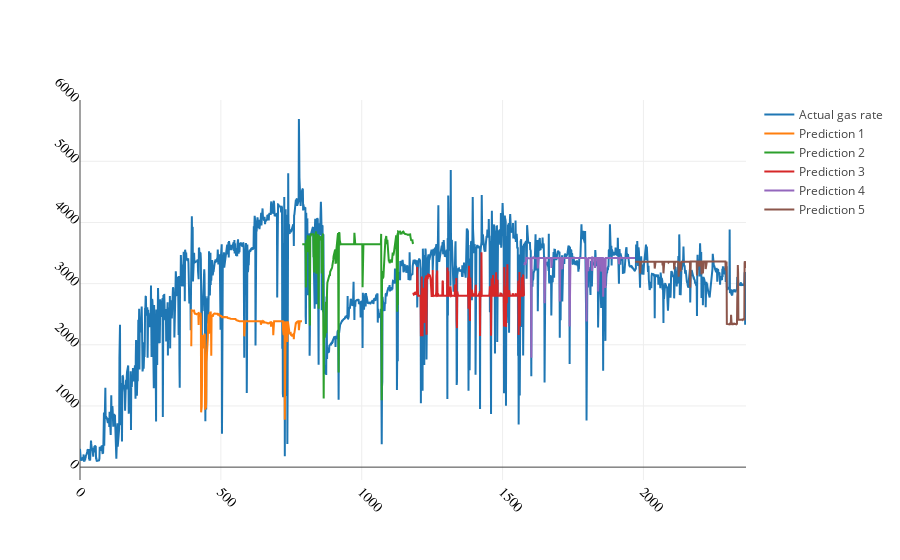

The cell this chart's notebook holds for it:
### Code cell
trace0 = go.Scatter(x = a[0], y = b[0].reshape(-1,), name = "Prediction 1")
trace1 = go.Scatter(x = a[1], y = b[1].reshape(-1,), name = "Prediction 2")
trace2 = go.Scatter(x = a[2], y = b[2].reshape(-1,), name = "Prediction 3")
trace3 = go.Scatter(x = a[3], y = b[3].reshape(-1,), name = "Prediction 4")
trace4 = go.Scatter(x = a[4], y = b[4].reshape(-1,), name = "Prediction 5")
trace5 = go.Scatter(x = np.arange(len(y_train)), y = scaler_y.inverse_transform(y_train).reshape(-1,),
                    name = 'Actual gas rate')

layout = go.Layout(
    xaxis=dict(
        #title='Actual oil rate (m3)',
        titlefont=dict(
            family='Arial, sans-serif',
            size=18,
            #color='lightgrey'
        ),
        showticklabels=True,
        tickangle=45,
        tickfont=dict(
            family='Old Standard TT, serif',
            size=14,
            color='black'
        ),
        exponentformat='e',
        showexponent='all'
    ),
    yaxis=dict(
        #title='Predicted oil rate (m3)',
        titlefont=dict(
            family='Arial, sans-serif',
            size=18,
            #color='lightgrey'
        ),
        showticklabels=True,
        tickangle=45,
        tickfont=dict(
            family='Old Standard TT, serif',
            size=14,
            color='black'
        ),
        exponentformat='e',
        showexponent='all'
    )
)
data =  [trace5,trace0,trace1,trace2,trace3,trace4]
fig = go.Figure(data=data, layout = layout)
py.iplot(fig)

### Figure 1 — Plotly figure (JSON) as saved in the notebook; plotly's stock layout.template omitted (floating-point values rounded to 4 significant figures; data arrays with more than 128 entries replaced by an {"elided": "..."} marker saying what was removed)
{"data": [{"name": "Actual gas rate", "type": "scatter", "uid": "3c8cf5d9-b651-4114-8283-def5b746d349", "x": {"elided": "2365 int values"}, "y": {"elided": "2365 float values"}}, {"name": "Prediction 1", "type": "scatter", "uid": "dc850f91-e6f6-47da-9b84-557f79299eb7", "x": {"elided": "394 int values"}, "y": {"elided": "394 float values"}}, {"name": "Prediction 2", "type": "scatter", "uid": "ce307c52-fb8b-4c2b-a0e0-a68aeb1e75db", "x": {"elided": "394 int values"}, "y": {"elided": "394 float values"}}, {"name": "Prediction 3", "type": "scatter", "uid": "d0ce55ab-b343-4692-86f4-7cd1c9776bac", "x": {"elided": "394 int values"}, "y": {"elided": "394 float values"}}, {"name": "Prediction 4", "type": "scatter", "uid": "88ceaa80-608c-4814-a3cf-5bc0bb902ecd", "x": {"elided": "394 int values"}, "y": {"elided": "394 float values"}}, {"name": "Prediction 5", "type": "scatter", "uid": "811ccb7c-16e7-4948-893a-66a2aabfceef", "x": {"elided": "394 int values"}, "y": {"elided": "394 float values"}}], "layout": {"xaxis": {"exponentformat": "e", "showexponent": "all", "showticklabels": true, "tickangle": 45, "tickfont": {"color": "black", "family": "Old Standard TT, serif", "size": 14}, "title": {"font": {"family": "Arial, sans-serif", "size": 18}}}, "yaxis": {"exponentformat": "e", "showexponent": "all", "showticklabels": true, "tickangle": 45, "tickfont": {"color": "black", "family": "Old Standard TT, serif", "size": 14}, "title": {"font": {"family": "Arial, sans-serif", "size": 18}}}}}
